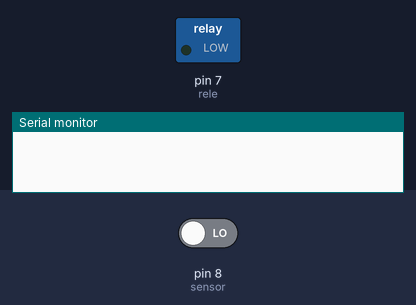
A sketch run on a simulated Arduino Uno, built with avr-gcc and run on an emulated ATmega328P. Parts: switched loads named in the sketch (green lamp = pin HIGH), the last lines printed to the serial monitor. Inputs (shaded band) come from the test bench; at power-on: pin 8 (sensor) LOW.

Above: at 1.2 s.
1.3 s: pin 8 (sensor) driven HIGH
At 2.5 s:
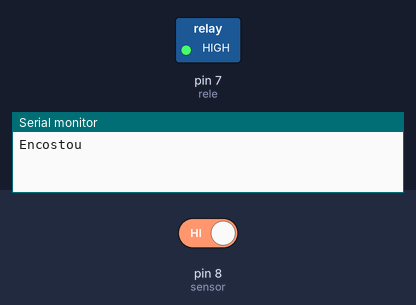
Timing chart, 0 to 7.8 s (numbered marks = the images above; inputs shaded):
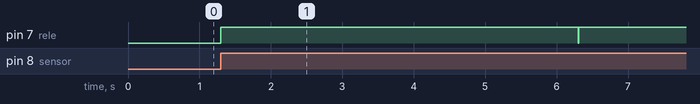

The sketch:

Sensor_de_toque.ino
```cpp
int sensor=8;
int rele=7;

void setup()
{
  Serial.begin(9600);
  pinMode(sensor,INPUT);
  pinMode(rele,OUTPUT);
}

void loop()
{
  if(digitalRead(8)==1)
  {
    Serial.println("Encostou");
    digitalWrite(rele,HIGH);
    delay(5000);
    digitalWrite(rele,LOW);
  }
  delay(10);
}
```

Measured:
- after the input at 1.3 s, pin 7 (rele): LOW → HIGH at once, → LOW 5.0 s later, → HIGH 0.01 s later
